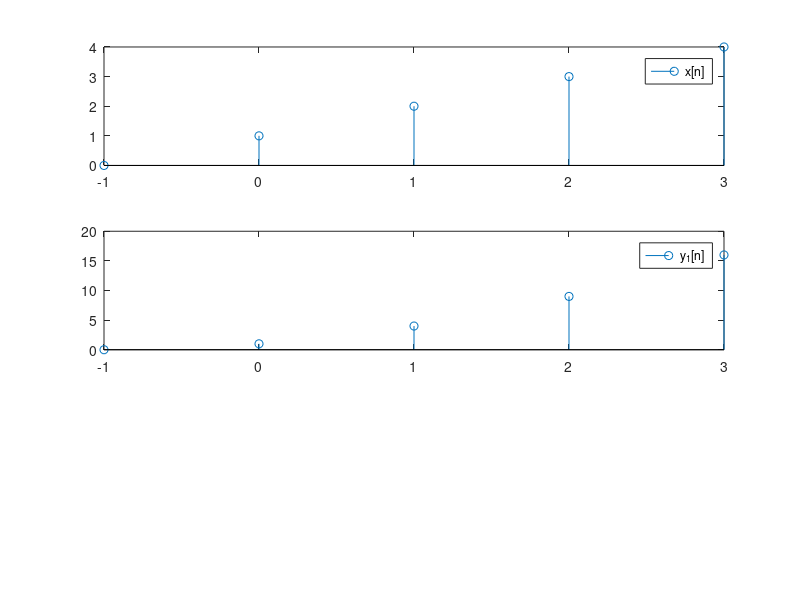

This chart was generated by the following MATLAB code:
clc
clear
close all

subplot(311)
n = -1:3;
x = [0 1 2 3 4];
stem(n,x);%for discrite time
legend('x[n]')

%y(n)=x^2

subplot(312)
y_1 = x.^2;
stem(n,y_1);
legend('y_1[n]')

 
